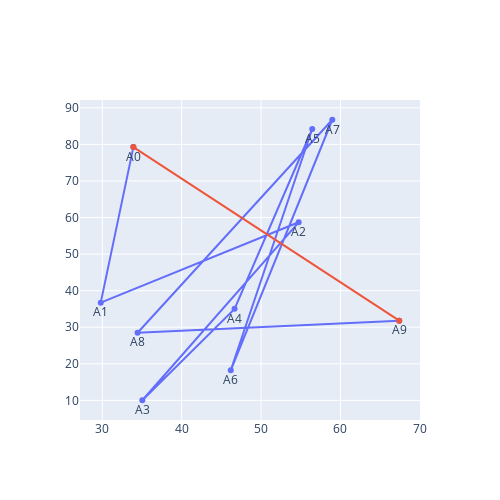

Notebook cell for this chart:
### Code cell
solucao = ['A'+str(i) for i in range(n_cidades)]
solucao
plota_rotas(df_coordenadas, solucao)

### Figure 1 — Plotly figure (JSON) as saved in the notebook; plotly's stock layout.template omitted (floating-point values rounded to 4 significant figures)
{"data": [{"mode": "lines+markers+text", "name": "", "text": ["A0", "A1", "A2", "A3", "A4", "A5", "A6", "A7", "A8", "A9"], "textposition": "bottom center", "type": "scatter", "x": [33.91, 29.8, 54.73, 35.04, 46.66, 56.44, 46.18, 58.97, 34.44, 67.41], "y": [79.26, 36.73, 58.69, 10.03, 35.02, 84.2, 18.23, 86.73, 28.5, 31.78]}, {"mode": "lines+markers", "name": "", "type": "scatter", "x": [67.41, 33.91], "y": [31.78, 79.26]}], "layout": {"autosize": false, "height": 500, "showlegend": false, "width": 500}}
